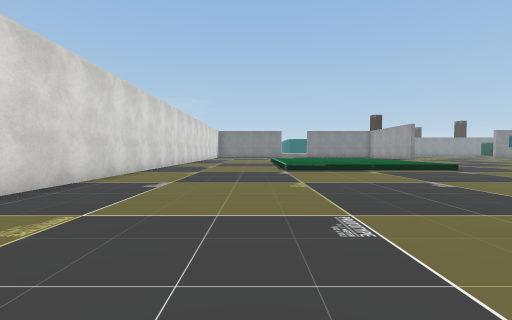
View 1 (above)

21 first-person views from a walk through a Unity game level. The camera is 1.2 m above the floor, tilts 2° down and sees 90° across. The floor is counted in squares, 2 m on a side. Each view is taken from the middle of a square. On the plan, view 1 faces up. The plan holds only what a view shows up to about 9 squares ahead; the rest is blank. The place goes on beyond the plan. The player is left out. Some animated figures are left out. Some surface patterns are stand-ins.

View 2
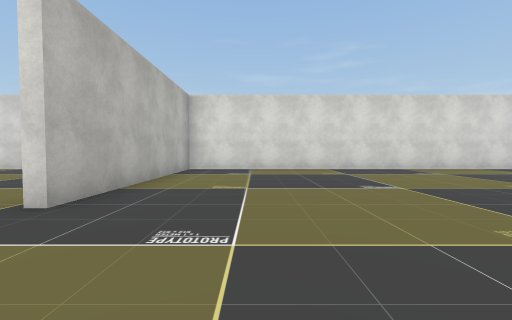

View 3
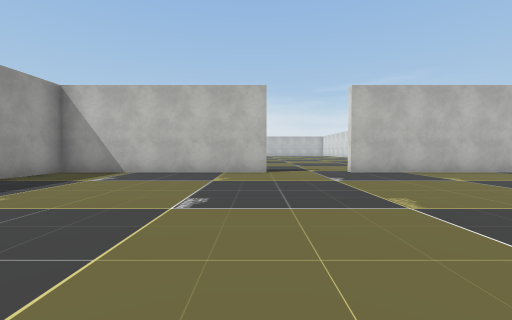

View 4
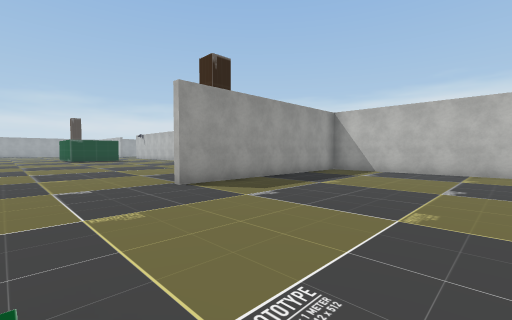

View 5
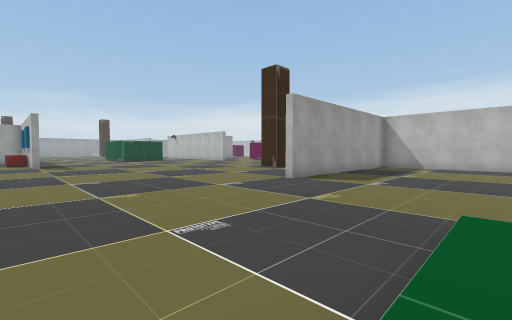

View 6
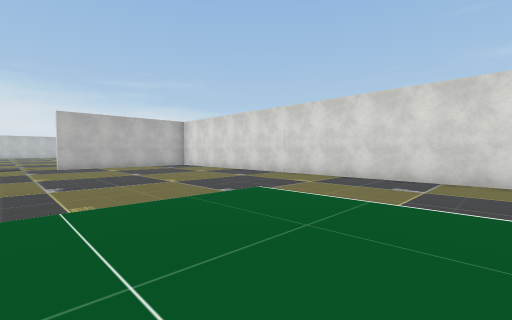

View 7
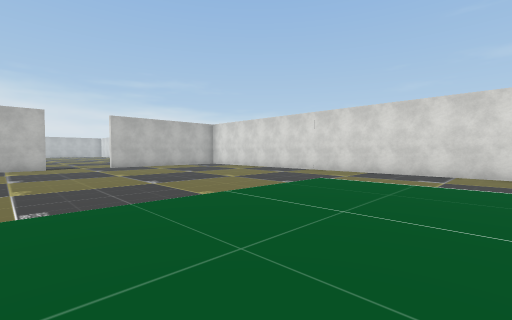

View 8
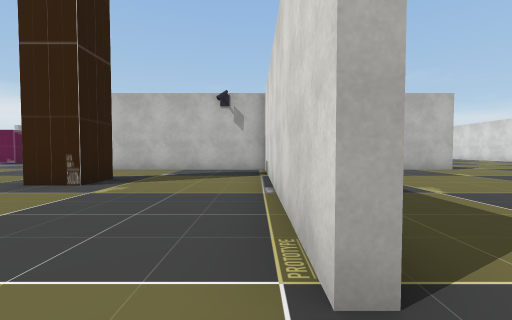

View 9
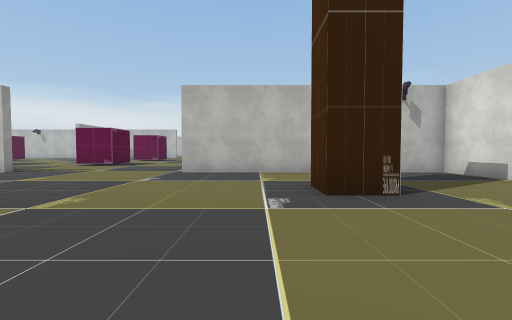

View 10
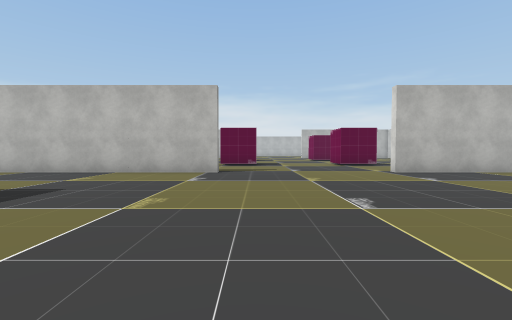

View 11
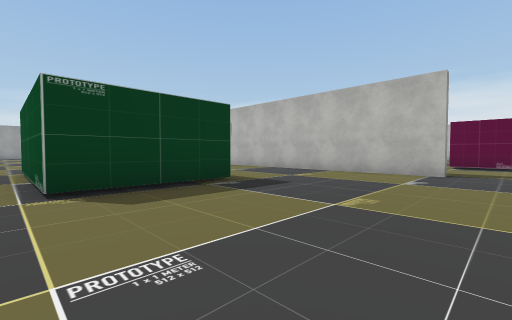

View 12
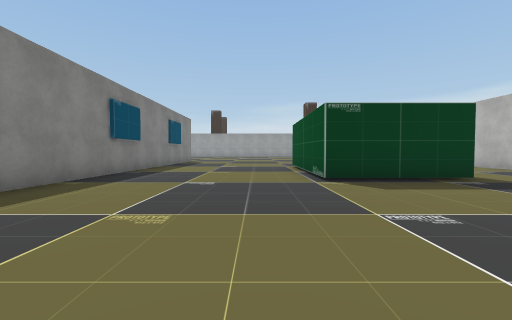

View 13
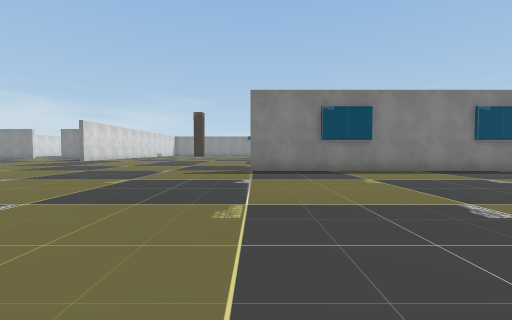

View 14
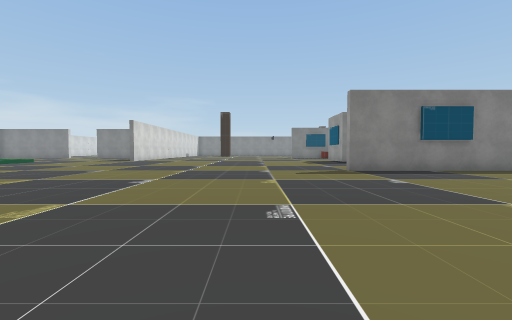

View 15
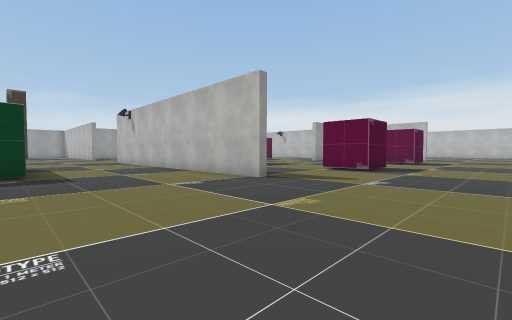

View 16
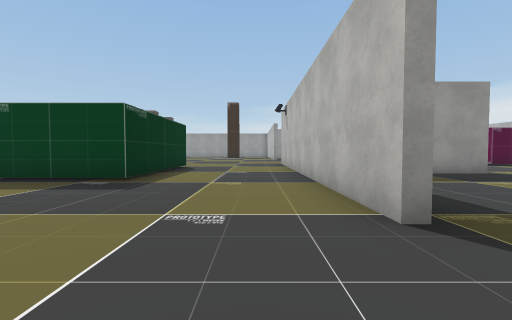

View 17
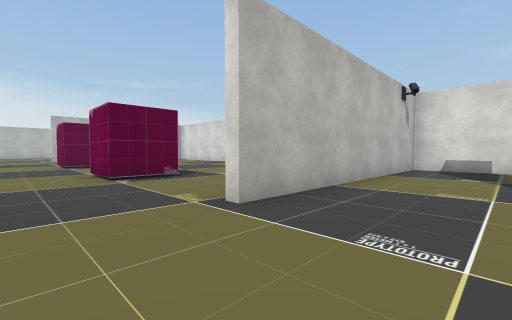

View 18
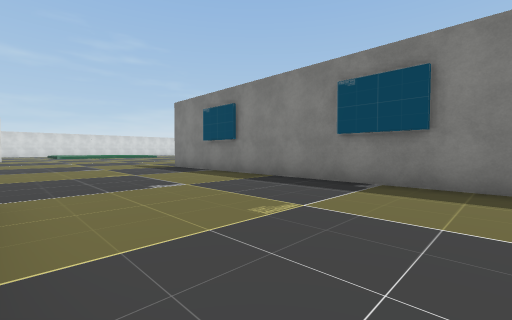

View 19
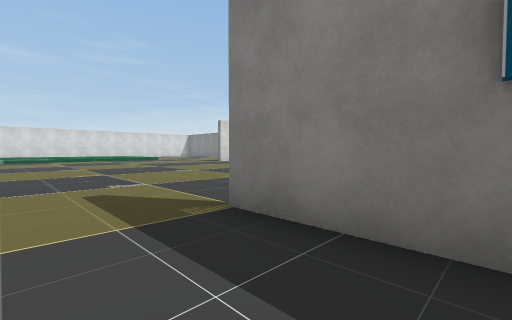

View 20
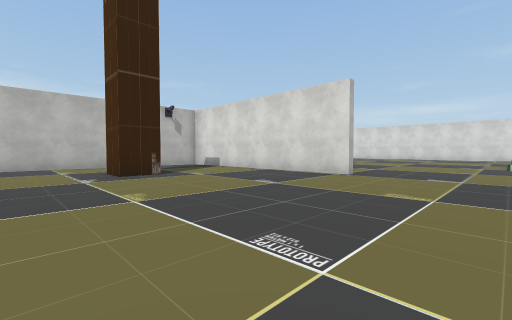

View 21
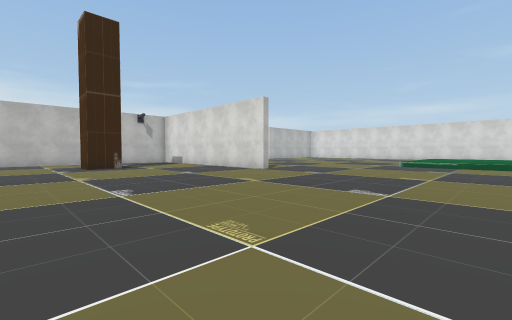

### Floor plan
Key: @ floor where view 1 was taken; # wall or solid block; . main floor; : floor 0.5 m higher than the main floor; / step, stairs or slope.
Columns run from 4 left of view 1 to 30 right of it. Each row starts with its distance up from view 1.
 11 #..../:::::...............
 10 #..../:::::..............##########
  9 #..../:::::........................
  8 #....//////........................
  7 #..................................
  6 #..................................
  5 #.............#....................
  4 #.............#................####
  3 #.............#................####
  2 #.............#................####
  1 #.............#....#...............
  0 #...@.........#....................
 -1 #.............#....................
 -2 #######..##############.....#######
 -3      .....           ........
 -4     .....            ..........
 -5    ..               ............
 -6   ..               ..##...##. ..#
 -7  ..                .. #...#    .#
 -8 #.                 .. .....     ..
 -9                       ....
-10                       ...
-11                       #..
-12                        ..

Positions as (right, up) in squares from view 1, and headings:
1: (0, 0), facing up
2: (5, 0), facing left
3: (5, 5), facing down
4: (5, 8), facing down-right
5: (6, 11), facing down-right
6: (4, 11), facing down-left
7: (6, 11), facing down-left
8: (11, 6), facing down
9: (16, 5), facing down
10: (22, 5), facing down
11: (22, 5), facing down-right
12: (21, 6), facing right
13: (21, 2), facing up
14: (18, 2), facing up
15: (19, 2), facing down-right
16: (21, -1), facing right
17: (20, 0), facing down-left
18: (30, 5), facing up-left
19: (23, 8), facing up-left
20: (17, 8), facing down-left
21: (17, 11), facing down-left
